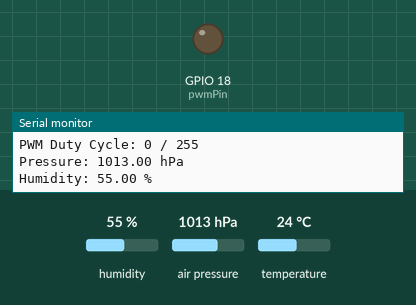
Recording of a program running on a simulated ESP32. On the bench: output pins drawn as LEDs (lit = HIGH), the last lines printed to the serial monitor. Inputs (shaded band) come from the test bench; at power-on: temperature 24 °C, humidity 55 %, air pressure 1013 hPa.

Above: at 1.8 s.
1.9 s: temperature set to 28 °C
At 3.1 s:
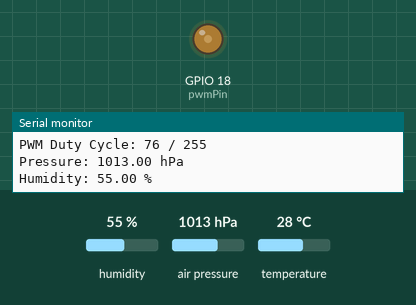
3.5 s: temperature set to 33 °C
At 5.0 s:
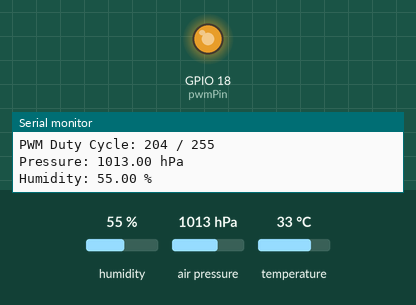
Timing chart, 0 to 6.5 s (numbered marks = the images above; inputs shaded):
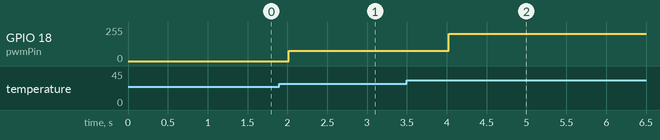

Measured:
- after the input at 1.9 s, GPIO 18 (pwmPin): 0/255 → 76/255 after 0.11 s
- after the input at 3.5 s, GPIO 18 (pwmPin): 76/255 → 203/255 after 0.53 s

The program:

main.cpp
```cpp
#include <Arduino.h>
#include <Wire.h>
#include <Adafruit_BME280.h>

const int pinSDA = 21;
const int pinSCL = 22;
const int pwmPin = 18;
const int freq = 5000;
const int pwmChannel = 0;
const int resolution = 8;

const float tempMin = 25.0;
const float tempMax = 35.0;
Adafruit_BME280 bme;

void setup() {
  Serial.begin(115200);
  Wire.begin(pinSDA, pinSCL);

  if (!bme.begin(0x76)) {
    Serial.println("Sensor BME280 tidak ditemukan! Cek wiring.");
    while (1);
  }

  ledcSetup(pwmChannel, freq, resolution);
  ledcAttachPin(pwmPin, pwmChannel);
}

void loop() {
  float temperature = bme.readTemperature();
  float pressure = bme.readPressure() / 100.0F;
  float humidity = bme.readHumidity();

  int dutyCycle = map((long)(temperature * 100), (long)(tempMin * 100), (long)(tempMax * 100), 0, 255);

  dutyCycle = constrain(dutyCycle, 0, 255);

  ledcWrite(pwmChannel, dutyCycle);

  Serial.print("Temperature: ");
  Serial.print(temperature);
  Serial.println(" °C");

  Serial.print("PWM Duty Cycle: ");
  Serial.print(dutyCycle);
  Serial.println(" / 255");

  Serial.print("Pressure: ");
  Serial.print(pressure);
  Serial.println(" hPa");

  Serial.print("Humidity: ");
  Serial.print(humidity);
  Serial.println(" %");

  delay(1000);
}
```
